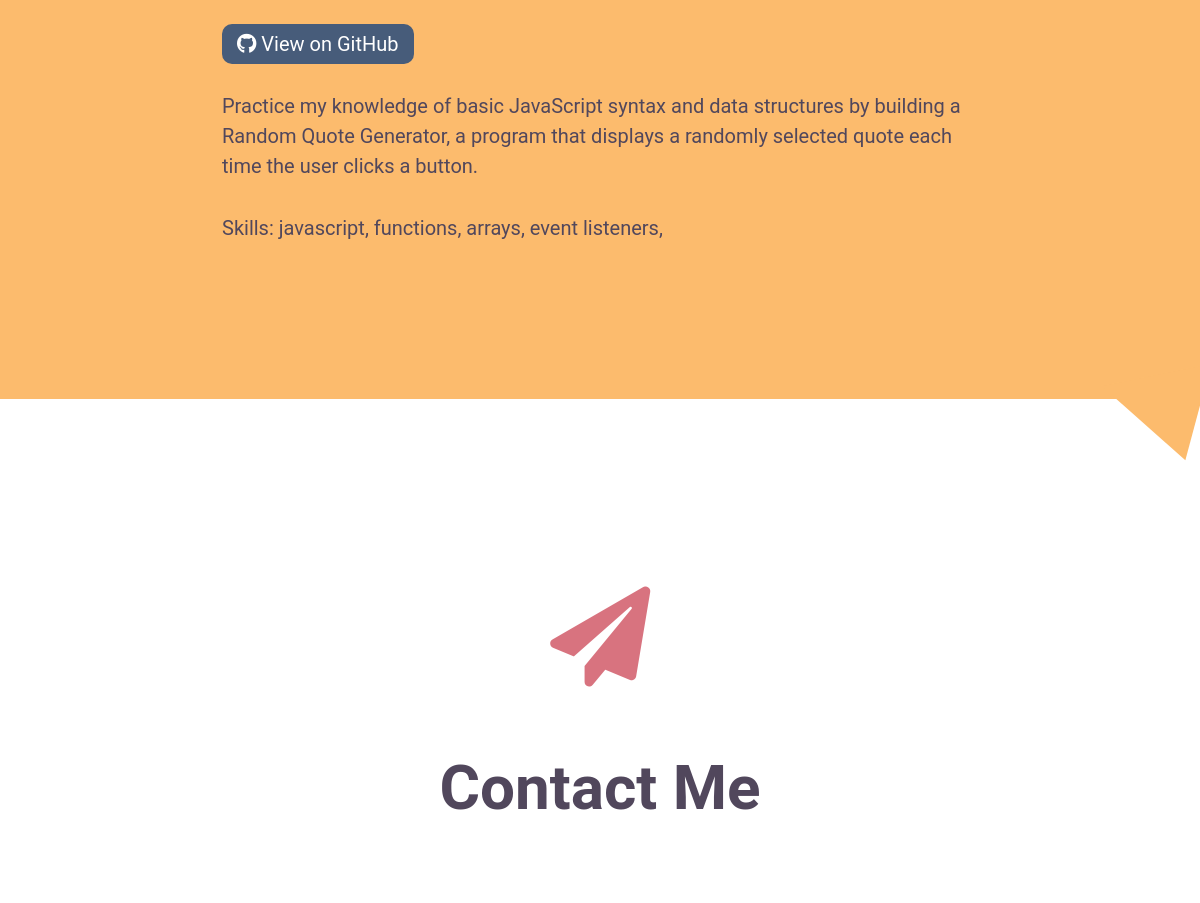
Before: / (middle part) with the older database file.
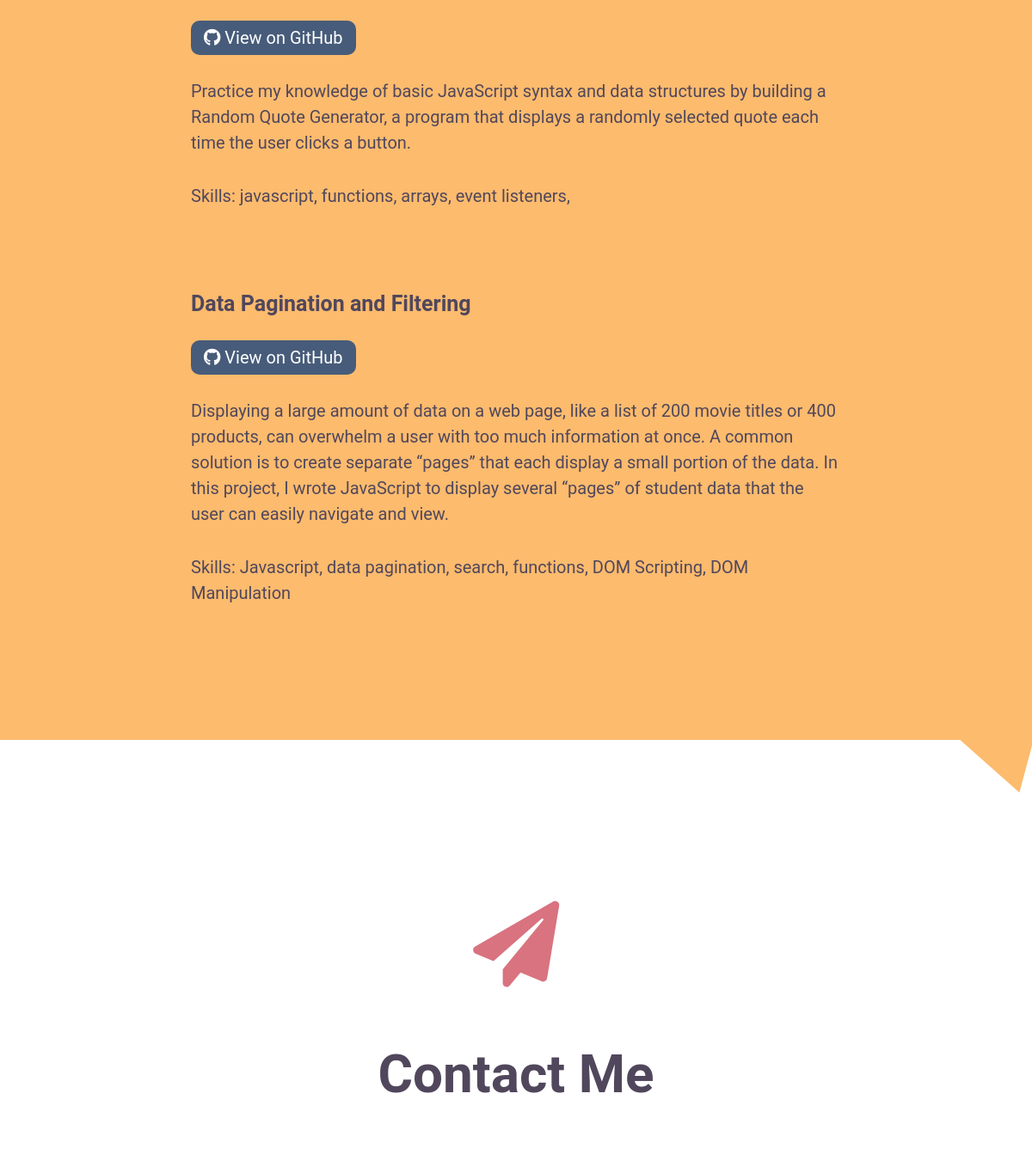
After: the same page with the newer database file.
### models.py (models this page shows, shortened)
class Project(db.Model):
    __tablename__ = 'my_projects'
    id = db.Column(db.Integer, primary_key=True)  # primary key
    title=db.Column('Title', db.String())
    date = db.Column('Date',  db.DateTime, default=datetime.datetime.now)
    description=db.Column('Description', db.String())
    skills_practiced = db.Column('Skills Practice', db.String())
    url = db.Column('GitHub Repo', db.String())

### app.py (the view)
@app.route('/', methods=['GET', 'POST'])
def index():
    projects = db.session.query(Project).all()
    return render_template('index.html', projects=projects)

### templates/index.html (shortened to what this page needs)
{% extends 'layout.html' %} {% block content %}
<section id="projects">
  <div id="project-list">
    {% for project in projects %}
    <div id="project1" class="a-project">
      <h3>{{project.title}}</h3>
      <a href="{{project.url}}" class="github-btn">
        <i class="fab fa-github"></i>
        View on GitHub
      </a>
      <p>{{project.description}}</p>
      <p>Skills: {{project.skills_practiced}}</p>
    </div>
    {% endfor %}
  </div>
  <div id="triangle4"></div>
</section>
<section id="contact">
  <i class="fas fa-paper-plane"></i>
  <h2>Contact Me</h2>
</section>
{% endblock content %} {% block chatbot %}
<section id="Chatbot">{% include 'chatbot.html' %}</section>
{% endblock chatbot %}

### templates/layout.html (shortened to what this page needs)
<!DOCTYPE html>
<html>
    <head>
        <link rel="stylesheet" href="https://cdnjs.cloudflare.com/ajax/libs/font-awesome/5.15.3/css/all.min.css">
        <link href="https://cdn.jsdelivr.net/npm/bootstrap@5.0.0-beta2/dist/css/bootstrap.min.css" rel="stylesheet">
        <link rel="stylesheet" href="/static/styles.css">
    </head>
     <body>
        {% block content %}
        {% endblock content %}
        {% block chatbot %}
        {% endblock chatbot %}
    </body>
</html>

### templates/chatbot.html (shortened to what this page needs)
<!DOCTYPE html>
<html lang="en">
  <head>
    <link rel="stylesheet" href="static/styles.css" />
    <link
      rel="stylesheet"
      href="https://cdnjs.cloudflare.com/ajax/libs/animate.css/4.1.1/animate.min.css"
    />
  </head>
  <body>
  </body>
</html>

### static/styles.css (style rules this page uses)
:root { --primary-text: #51475c; --secondary-text: #ab6c82; --primary: #475c7a; --secondary: #fcbb6d; --accent: #d8737f; --white: #fff; }
* { font-family: "Roboto", Arial, Helvetica, sans-serif; color: var(--primary-text); }
h2 { font-size: 30px; font-weight: bold; }
h3 { font-size: 25px; font-weight: bold; }
body { overflow-x: hidden; }
#projects { background-color: var(--secondary); position: relative; text-align: center; padding: 5%; }
#projects .a-project { text-align: left; margin-left: 5%; margin-right: 5%; }
#projects .a-project h3 { margin-bottom: 2rem; margin-top: 3rem; }
.github-btn { border-radius: 10px; background-color: var(--primary); padding: 8px 15px; color: var(--white); text-decoration: none; }
.github-btn i { color: var(--white); }
#projects .a-project p { margin-top: 2rem; }
#projects #triangle4 { width: 0; height: 0; border-top: 50px solid transparent; border-right: 100px solid var(--secondary); border-bottom: 50px solid transparent; position: absolute; bottom: -50px; right: 0; transform: rotate(15deg); overflow: hidden; }
#contact { margin-left: 5%; margin-right: 5%; text-align: center; margin-bottom: 6rem; }
#contact .fa-paper-plane { font-size: 34px; margin-bottom: 2rem; margin-top: 4rem; color: var(--accent); }
#contact h2 { margin-bottom: 2rem; }
@media (min-width: 992px) { h2 { font-size: 62px; } }
@media (min-width: 992px) { #about, #projects, #contact, #about-page { padding: 5% 15%; } }
@media (min-width: 992px) { #skills .fas, #projects .fa-file-code, #contact .fa-paper-plane { font-size: 100px; margin-bottom: 4rem; } }
@media (min-width: 992px) { #contact { margin-top: 4rem; margin-bottom: 6rem; } }
@media (min-width: 992px) { #contact h2 { margin-bottom: 5rem; } }
@media (min-width: 1200px) { #projects .a-project { margin-bottom: 6rem; } }

Changed rows visible on the page:
added Project: title "Data Pagination and Filtering", description "Displaying a large amount of data on a web page, like a list of 200 movie titles or 400 products, can overwhelm a user with too much information at once. A common solution is to create separate “pages” that each display a small portion of the data. In this project, I wrote JavaScript to display several “pages” of student data that the user can easily navigate and view.", skills_practiced "Javascript, data pagination, search, functions, DOM Scripting, DOM Manipulation"
